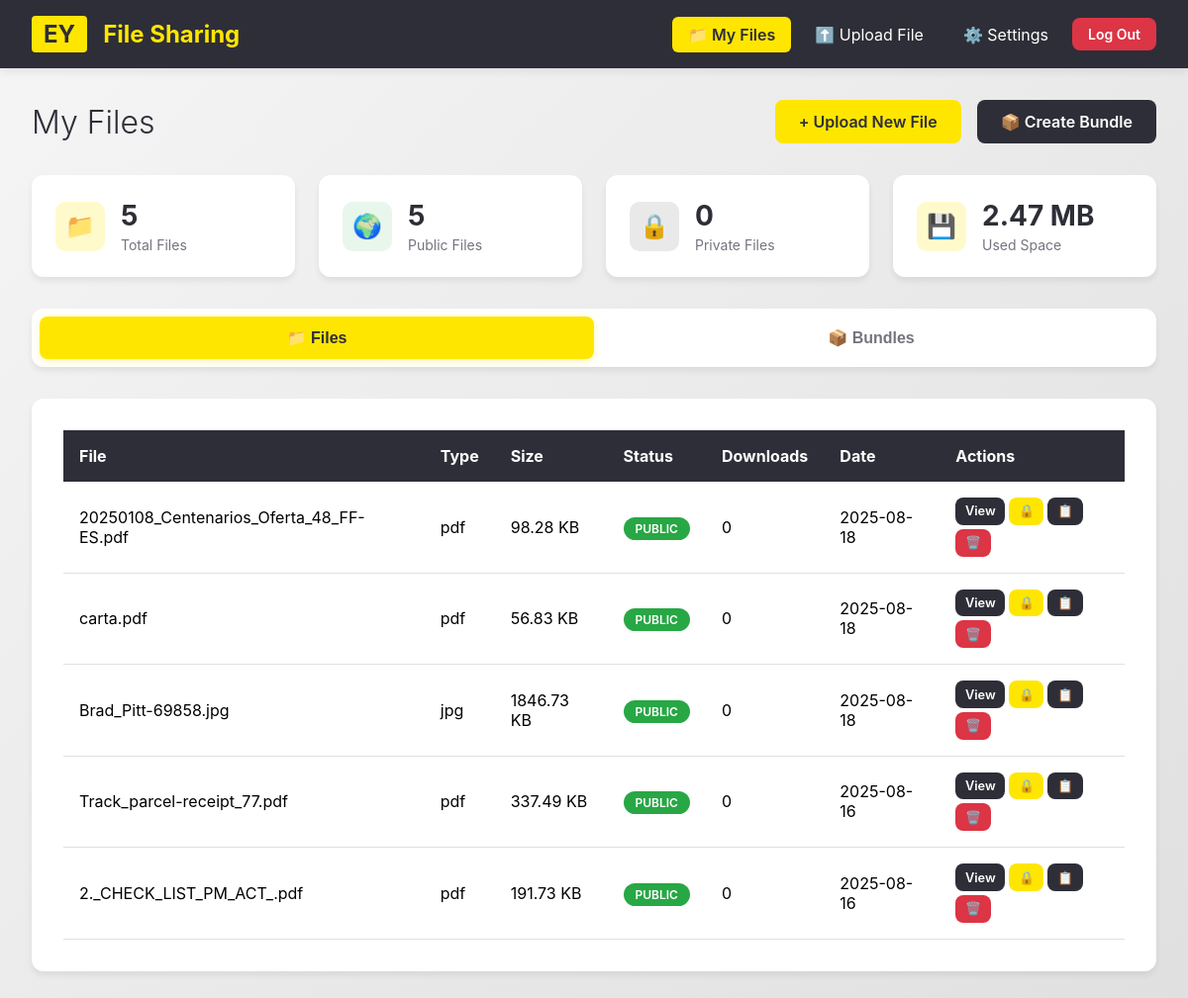
The app's page /dashboard (signed in) with its own data.
### tables this page shows
CREATE TABLE files (
                id INTEGER PRIMARY KEY AUTOINCREMENT,
                filename TEXT NOT NULL,
                original_filename TEXT NOT NULL,
                user_id INTEGER NOT NULL,
                is_public BOOLEAN DEFAULT 0,
                share_token TEXT UNIQUE,
                upload_date TIMESTAMP DEFAULT CURRENT_TIMESTAMP,
                file_size INTEGER,
                file_type TEXT,
                download_count INTEGER DEFAULT 0, transaction_number TEXT,
                FOREIGN KEY (user_id) REFERENCES users (id)
            );

### app.py (the view)
@app.route('/dashboard')
@login_required
def dashboard():
    files = db.get_user_files(current_user.id)
    bundles = db.get_user_bundles(current_user.id)
    stats = get_user_stats(current_user.id)
    return render_template('dashboard.html', files=files, bundles=bundles, stats=stats)

### app.py (called while the page is built)
@login_manager.user_loader
def load_user(user_id):
    user_data = db.get_user_by_id(user_id)
    if user_data:
        return User(user_data['id'], user_data['username'], user_data['email'])
    return None

def get_user_stats(user_id):
    return db.get_user_stats(user_id)

### database_service.py (called while the page is built)
    def get_connection(self):
        try:
            conn = sqlite3.connect(self.db_path)
            conn.row_factory = sqlite3.Row  # Enable column access by name
            return conn
        except Exception as e:
            logger.error(f"Error connecting to database: {e}")
            raise

    def execute_query(self, query, params=None, fetch=False, fetch_one=False):
        conn = None
        try:
            conn = self.get_connection()
            cursor = conn.cursor()
            if params:
                cursor.execute(query, params)
            else:
                cursor.execute(query)
            if fetch_one:
                result = cursor.fetchone()
            elif fetch:
                result = cursor.fetchall()
            else:
                result = cursor.rowcount
            conn.commit()
            return result
        except Exception as e:
            if conn:
                conn.rollback()
            logger.error(f"Database error: {e}")
            raise
        finally:
            if conn:
                conn.close()

### db_wrapper.py (called while the page is built)
    def get_user_by_id(self, user_id):
        return self.db_service.execute_query(
            "SELECT * FROM users WHERE id = ?",
            (user_id,),
            fetch_one=True
        )

    def get_user_files(self, user_id):
        return self.db_service.execute_query(
            """SELECT id, original_filename, is_public, share_token, upload_date,
               file_size, file_type, download_count, transaction_number
               FROM files WHERE user_id = ? ORDER BY upload_date DESC""",
            (user_id,),
            fetch=True
        )

    def get_user_bundles(self, user_id):
        return self.db_service.execute_query(
            """SELECT id, bundle_name, transaction_number, is_public, share_token,
               created_date, download_count FROM file_bundles
               WHERE user_id = ? ORDER BY created_date DESC""",
            (user_id,),
            fetch=True
        )

### templates/dashboard.html (shortened to what this page needs)
{% extends "base.html" %}
{% block content %}
<div class="page-header">
    <h1 class="page-title">My Files</h1>
    <div class="header-actions">
        <a href="{{ url_for('upload') }}" class="btn btn-primary">
            + Upload New File
        </a>
        <a href="{{ url_for('create_bundle') }}" class="btn btn-secondary">
            📦 Create Bundle
        </a>
    </div>
</div>
<div class="stats-grid">
    <div class="stat-card">
        <div class="stat-icon yellow">📁</div>
        <div class="stat-details">
            <h3>{{ stats.total_files }}</h3>
            <p>Total Files</p>
        </div>
    </div>
    <div class="stat-card">
        <div class="stat-icon green">🌍</div>
        <div class="stat-details">
            <h3>{{ stats.public_files }}</h3>
            <p>Public Files</p>
        </div>
    </div>
    <div class="stat-card">
        <div class="stat-icon dark">🔒</div>
        <div class="stat-details">
            <h3>{{ stats.private_files }}</h3>
            <p>Private Files</p>
        </div>
    </div>
    <div class="stat-card">
        <div class="stat-icon yellow">💾</div>
        <div class="stat-details">
            <h3>{{ (stats.total_size / 1024 / 1024) | round(2) }} MB</h3>
            <p>Used Space</p>
        </div>
    </div>
</div>
<div class="dashboard-tabs">
    <button class="tab-btn active" onclick="showTab(event, 'files-tab')">📁 Files</button>
    <button class="tab-btn" onclick="showTab(event, 'bundles-tab')">📦 Bundles</button>
</div>
<div id="files-tab" class="tab-content active">
    <div class="card">
        {% if files %}
        <div class="table-responsive">
            <table class="table">
                <thead>
                    <tr>
                        <th>File</th>
                        <th>Type</th>
                        <th>Size</th>
                        <th>Status</th>
                        <th>Downloads</th>
                        <th>Date</th>
                        <th>Actions</th>
                    </tr>
                </thead>
                <tbody>
                    {% for file in files %}
                    <tr>
                        <td class="file-name">{{ file[1] }}</td>
                        <td><span class="file-type-badge">{{ file[6] }}</span></td>
                        <td>{{ (file[5] / 1024) | round(2) }} KB</td>
                        <td>
                            {% if file[2] %}
                                <span class="badge badge-public">Public</span>
                            {% else %}
                                <span class="badge badge-private">Private</span>
                            {% endif %}
                        </td>
                        <td>{{ file[7] }}</td>
                        <td>{{ file[4][:10] if file[4] else 'N/A' }}</td>
                        <td>
                            <div class="btn-group">
                                <a href="{{ url_for('shared_file', token=file[3]) }}" class="btn btn-sm btn-secondary">View</a>
                                <a href="{{ url_for('toggle_public', file_id=file[0]) }}" class="btn btn-sm btn-primary">
                                    {% if file[2] %}🔒{% else %}🌍{% endif %}
                                </a>
                                <button onclick="copyLink('{{ request.url_root }}file/{{ file[3] }}')" class="btn btn-sm btn-secondary">📋</button>
                                <a href="{{ url_for('delete_file', file_id=file[0]) }}" class="btn btn-sm btn-danger" onclick="return confirm('Are you sure?')">🗑️</a>
                            </div>
                        </td>
                    </tr>
                    {% endfor %}
                </tbody>
            </table>
        </div>
        {% endif %}
    </div>
</div>
{% endblock %}

### templates/base.html (shortened to what this page needs)
<!DOCTYPE html>
<html lang="en">
<head>
    <link rel="stylesheet" href="{{ url_for('static', filename='css/style.css') }}">
</head>
<body>
    {% if current_user.is_authenticated %}
    <nav class="navbar">
        <div class="navbar-content">
            <a href="{{ url_for('dashboard') }}" class="navbar-brand">
                <span class="brand-ey">EY</span>
                <span>File Sharing</span>
            </a>
            <div class="navbar-menu">
                <a href="{{ url_for('dashboard') }}" class="nav-link {% if request.endpoint == 'dashboard' %}active{% endif %}">
                    📁 My Files
                </a>
                <a href="{{ url_for('upload') }}" class="nav-link {% if request.endpoint == 'upload' %}active{% endif %}">
                    ⬆️ Upload File
                </a>
                <a href="{{ url_for('settings') }}" class="nav-link {% if request.endpoint == 'settings' %}active{% endif %}">
                    ⚙️ Settings
                </a>
                <a href="{{ url_for('logout') }}" class="btn btn-danger btn-sm">
                    Log Out
                </a>
            </div>
        </div>
    </nav>
    {% endif %}
    <div class="container">
        {% block content %}{% endblock %}
    </div>
</body>
</html>

### static/css/style.css (style rules this page uses)
:root { --ey-yellow: #FFE600; --ey-dark: #2E2E38; --ey-gray: #747480; --ey-light-gray: #f5f5f5; --white: #ffffff; --success: #28a745; --danger: #dc3545; --info: #17a2b8; }
* { margin: 0; padding: 0; box-sizing: border-box; }
body { font-family: -apple-system, BlinkMacSystemFont, 'Segoe UI', Roboto, sans-serif; background: linear-gradient(135deg, var(--ey-light-gray) 0%, #e0e0e0 100%); min-height: 100vh; }
.navbar { background: var(--ey-dark); padding: 1rem 2rem; box-shadow: 0 2px 10px rgba(0,0,0,0.1); position: sticky; top: 0; z-index: 1000; }
.navbar-content { max-width: 1400px; margin: 0 auto; display: flex; justify-content: space-between; align-items: center; }
.navbar-brand { display: flex; align-items: center; gap: 1rem; color: var(--ey-yellow); font-size: 1.5rem; font-weight: bold; text-decoration: none; }
.brand-ey { background: var(--ey-yellow); color: var(--ey-dark); padding: 4px 12px; border-radius: 4px; }
.navbar-menu { display: flex; gap: 0.5rem; align-items: center; }
.nav-link { color: var(--white); text-decoration: none; padding: 0.5rem 1rem; border-radius: 6px; transition: all 0.3s; }
.nav-link.active { background: var(--ey-yellow); color: var(--ey-dark); font-weight: 600; }
.container { max-width: 1400px; margin: 2rem auto; padding: 0 2rem; }
.page-header { margin-bottom: 2rem; display: flex; justify-content: space-between; align-items: center; }
.page-title { font-size: 2rem; color: var(--ey-dark); font-weight: 300; }
.card { background: var(--white); border-radius: 12px; padding: 2rem; box-shadow: 0 4px 6px rgba(0,0,0,0.07); margin-bottom: 2rem; }
.btn { padding: 0.75rem 1.5rem; border: none; border-radius: 8px; cursor: pointer; font-size: 1rem; font-weight: 600; transition: all 0.3s; text-decoration: none; display: inline-block; }
.btn-primary { background: var(--ey-yellow); color: var(--ey-dark); }
.btn-secondary { background: var(--ey-dark); color: var(--white); }
.btn-danger { background: var(--danger); color: var(--white); }
.btn-sm { padding: 0.5rem 1rem; font-size: 0.875rem; }
.btn-group { display: flex; gap: 0.5rem; }
.stats-grid { display: grid; grid-template-columns: repeat(auto-fit, minmax(250px, 1fr)); gap: 1.5rem; margin-bottom: 2rem; }
.stat-card { background: var(--white); border-radius: 12px; padding: 1.5rem; box-shadow: 0 4px 6px rgba(0,0,0,0.07); display: flex; align-items: center; gap: 1rem; }
.stat-icon { width: 50px; height: 50px; border-radius: 10px; display: flex; align-items: center; justify-content: center; font-size: 1.5rem; }
.stat-icon.yellow { background: rgba(255, 230, 0, 0.2); }
.stat-icon.green { background: rgba(40, 167, 69, 0.1); }
.stat-icon.dark { background: rgba(46, 46, 56, 0.1); }
.stat-details h3 { font-size: 1.75rem; color: var(--ey-dark); margin-bottom: 0.25rem; }
.stat-details p { color: var(--ey-gray); font-size: 0.875rem; }
.table-responsive { overflow-x: auto; }
.table { width: 100%; border-collapse: collapse; }
.table th { background: var(--ey-dark); color: var(--white); padding: 1rem; text-align: left; }
.table td { padding: 1rem; border-bottom: 1px solid #e0e0e0; }
.badge { padding: 0.25rem 0.75rem; border-radius: 20px; font-size: 0.75rem; font-weight: 600; text-transform: uppercase; }
.badge-public { background: var(--success); color: var(--white); }
.header-actions { display: flex; gap: 1rem; }
.dashboard-tabs { display: flex; gap: 0; margin-bottom: 2rem; background: var(--white); border-radius: 12px; padding: 0.5rem; box-shadow: 0 4px 6px rgba(0,0,0,0.07); }
.tab-btn { flex: 1; padding: 0.75rem 1.5rem; border: none; background: transparent; color: var(--ey-gray); font-weight: 600; border-radius: 8px; cursor: pointer; transition: all 0.3s ease; font-size: 1rem; }
.tab-btn.active { background: var(--ey-yellow); color: var(--ey-dark); box-shadow: 0 2px 8px rgba(255, 230, 0, 0.3); }
.tab-content { display: none; }
.tab-content.active { display: block; }
@media (max-width: 1200px) { .btn-group { flex-wrap: wrap; gap: 0.25rem; } }
@media (max-width: 1200px) { .btn-group .btn-sm { padding: 0.4rem 0.6rem; font-size: 0.8rem; } }

### records on screen
files: original_filename "20250108_Centenarios_Oferta_48_FF-ES.pdf", file_type "pdf", (file[5]/1024)|round(2) "98.28", is_public "PUBLIC", download_count "0", upload_date "2025-08-18"
files: original_filename "carta.pdf", file_type "pdf", (file[5]/1024)|round(2) "56.83", is_public "PUBLIC", download_count "0", upload_date "2025-08-18"
files: original_filename "Brad_Pitt-69858.jpg", file_type "jpg", (file[5]/1024)|round(2) "1846.73", is_public "PUBLIC", download_count "0", upload_date "2025-08-18"
files: original_filename "Track_parcel-receipt_77.pdf", file_type "pdf", (file[5]/1024)|round(2) "337.49", is_public "PUBLIC", download_count "0", upload_date "2025-08-16"
files: original_filename "2._CHECK_LIST_PM_ACT_.pdf", file_type "pdf", (file[5]/1024)|round(2) "191.73", is_public "PUBLIC", download_count "0", upload_date "2025-08-16"

### other values on screen
{{ stats.total_files }} "5"
{{ stats.public_files }} "5"
{{ stats.private_files }} "0"
{{ (stats.total_size / 1024 / 1024) | round(2) }} "2.47"
